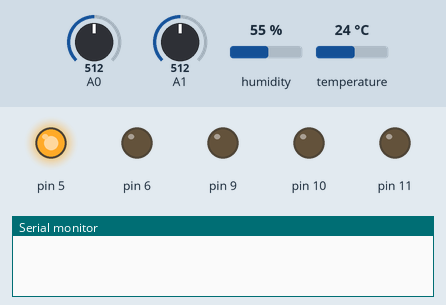
Simulated run of this sketch. Board: Arduino Uno, built with avr-gcc and run on an emulated ATmega328P. Shown: output pins drawn as LEDs (lit = HIGH), the last lines printed to the serial monitor. The test bench sets the inputs (shaded band); at power-on: A0 = 512, A1 = 512, humidity 55 %, temperature 24 °C.

Above: at 0.1 s.
At 60.1 s:
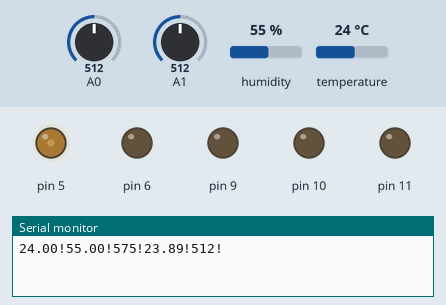
Timing chart, 0 to 61.6 s (numbered marks = the images above):
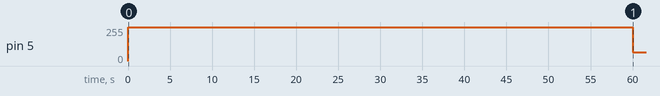

The sketch:

ROVeRe.ino
```cpp
#include <DHT.h>

#define DHTPIN 2     // what pin we're connected to
#define DHTTYPE DHT11   // DHT 22  (AM2302)

DHT dht(DHTPIN, DHTTYPE);

char cif (int n)
{
  if (n==0) return '0';
  if (n==1) return '1';
  if (n==2) return '2';
  if (n==3) return '3';
  if (n==4) return '4';
  if (n==5) return '5';
  if (n==6) return '6';
  if (n==7) return '7';
  if (n==8) return '8';
  if (n==9) return '9';
}

void date(int nr)
{
  int og=0,cifra;
  while (nr>0)
  {
    og=og*10+nr%10;
    nr=nr/10;
  }
  while (og>0)
  {
    cifra=og%10;
    og=og/10;
    Serial.write(cif(cifra));
  }
  Serial.write("!");
}
void transmite(float t)
{
  int a; char i[2];
  a=trunc(t);
  i[1]=cif(a%10);
  i[0]=cif(a/10);
  Serial.write(i[0]);
  Serial.write(i[1]);
  Serial.write(".");
  t=(t-a)*100;
  a=trunc(t);
   i[1]=cif(a%10);
  i[0]=cif(a/10);
  Serial.write(i[0]);
  Serial.write(i[1]);
  Serial.write("!");
}
void fata()
{
         digitalWrite(9,LOW);
         digitalWrite(6,HIGH);
         digitalWrite(10,LOW);
         digitalWrite(11,HIGH);
}
void spate()
       {
          digitalWrite(6,LOW);
          digitalWrite(9,HIGH);
          digitalWrite(11,LOW);
          digitalWrite(10,HIGH);
        }
void stanga()
       {
          digitalWrite(6,LOW);
          digitalWrite(9,HIGH);
          digitalWrite(10,LOW);
          digitalWrite(11,HIGH);
        }
void dreapta()
       {
          digitalWrite(9,LOW);
          digitalWrite(6,HIGH);
          digitalWrite(11,LOW);
          digitalWrite(10,HIGH);
        }
void oprire()
{
    digitalWrite(9,LOW);
    digitalWrite(6,LOW);
    digitalWrite(10,LOW);
    digitalWrite(11,LOW);
}
void setup() {
  // put your setup code here, to run once:
  Serial.begin(9600);
   dht.begin();
   pinMode(5,OUTPUT);
   pinMode(6,OUTPUT);
   pinMode(9,OUTPUT);
   pinMode(10,OUTPUT);
   pinMode(11,OUTPUT);
   analogWrite(5,255);
   delay(60000);
   analogWrite(5,67);
}

void loop() {
  if (Serial.available()>0)
  {
    int nr,viteza;
    nr=Serial.read();
    if (nr==49) fata();
    if (nr==50) stanga();
    if (nr==52) dreapta();
    if (nr==51) spate();
    if (nr==53) oprire();
  }
  float h = dht.readHumidity();
  float t = dht.readTemperature();
  float p=readPressure(A0);
  float co=analogRead (A1);
  float hic= dht.computeHeatIndex(t,h,false);
  transmite(t);
  transmite(h);
  date(p);
  transmite(hic);
  date(co);
  delay(2000);
}

float readPressure(int pin){
    int pressureValue = analogRead(pin);
    float pressure=((pressureValue/1024.0)+0.095)/0.000009;
    return pressure;
 }
```
